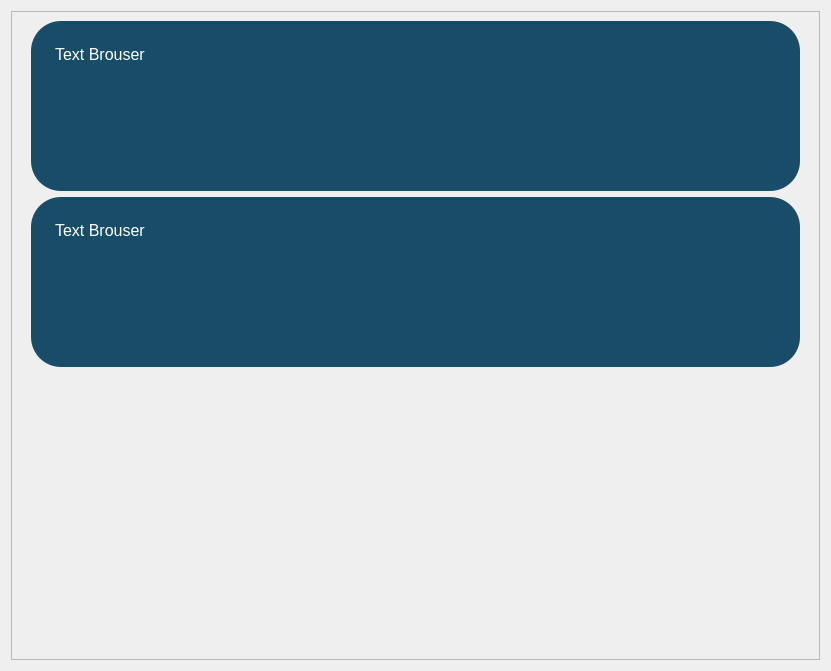
          <widget class="QWidget" name="scrollArea_feedback_1_8">
           <property name="geometry">
            <rect>
             <x>0</x>
             <y>0</y>
             <width>831</width>
             <height>671</height>
            </rect>
           </property>
           <layout class="QVBoxLayout" name="verticalLayout_60">
            <item>
             <widget class="QFrame" name="frm2_scroll_1_8">
              <property name="minimumSize">
               <size>
                <width>0</width>
                <height>430</height>
               </size>
              </property>
              <property name="maximumSize">
               <size>
                <width>16777215</width>
                <height>16777215</height>
               </size>
              </property>
              <property name="frameShape">
               <enum>QFrame::StyledPanel</enum>
              </property>
              <property name="frameShadow">
               <enum>QFrame::Raised</enum>
              </property>
              <layout class="QVBoxLayout" name="verticalLayout_61">
               <item>
                <layout class="QVBoxLayout" name="verticalLayout_62">
                 <item>
                  <widget class="QTextBrowser" name="textBrowser">
                   <property name="minimumSize">
                    <size>
                     <width>0</width>
                     <height>170</height>
                    </size>
                   </property>
                   <property name="maximumSize">
                    <size>
                     <width>16777215</width>
                     <height>170</height>
                    </size>
                   </property>
                   <property name="styleSheet">
                    <string notr="true">*{
background-color: #184c68;
border-radius: 30px;
padding: 20px;
font: 12pt &quot;Segoe UI&quot;;
color: #ffffff;
margin: 0 10px 0 10px;
}</string>
                   </property>
                   <property name="html">
                    <string>&lt;!DOCTYPE HTML PUBLIC &quot;-//W3C//DTD HTML 4.0//EN&quot; &quot;http://www.w3.org/TR/REC-html40/strict.dtd&quot;&gt;
&lt;html&gt;&lt;head&gt;&lt;meta name=&quot;qrichtext&quot; content=&quot;1&quot; /&gt;&lt;meta charset=&quot;utf-8&quot; /&gt;&lt;style type=&quot;text/css&quot;&gt;
p, li { white-space: pre-wrap; }
&lt;/style&gt;&lt;/head&gt;&lt;body style=&quot; font-family:'Segoe UI'; font-size:12pt; font-weight:400; font-style:normal;&quot;&gt;
&lt;p style=&quot; margin-top:0px; margin-bottom:0px; margin-left:0px; margin-right:0px; -qt-block-indent:0; text-indent:0px;&quot;&gt;Text Brouser&lt;/p&gt;&lt;/body&gt;&lt;/html&gt;</string>
                   </property>
                  </widget>
                 </item>
                 <item>
                  <widget class="QTextBrowser" name="textBrowser_2">
                   <property name="minimumSize">
                    <size>
                     <width>0</width>
                     <height>170</height>
                    </size>
                   </property>
                   <property name="maximumSize">
                    <size>
                     <width>16777215</width>
                     <height>170</height>
                    </size>
                   </property>
                   <property name="styleSheet">
                    <string notr="true">*{
background-color: #184c68;
border-radius: 30px;
padding: 20px;
font: 12pt &quot;Segoe UI&quot;;
color: #ffffff;
margin: 0 10px 0 10px;
}</string>
                   </property>
                   <property name="html">
                    <string>&lt;!DOCTYPE HTML PUBLIC &quot;-//W3C//DTD HTML 4.0//EN&quot; &quot;http://www.w3.org/TR/REC-html40/strict.dtd&quot;&gt;
&lt;html&gt;&lt;head&gt;&lt;meta name=&quot;qrichtext&quot; content=&quot;1&quot; /&gt;&lt;meta charset=&quot;utf-8&quot; /&gt;&lt;style type=&quot;text/css&quot;&gt;
p, li { white-space: pre-wrap; }
&lt;/style&gt;&lt;/head&gt;&lt;body style=&quot; font-family:'Segoe UI'; font-size:12pt; font-weight:400; font-style:normal;&quot;&gt;
&lt;p style=&quot; margin-top:0px; margin-bottom:0px; margin-left:0px; margin-right:0px; -qt-block-indent:0; text-indent:0px;&quot;&gt;Text Brouser&lt;/p&gt;&lt;/body&gt;&lt;/html&gt;</string>
                   </property>
                  </widget>
                 </item>
                 <item>
                  <spacer name="verticalSpacer_5">
                   <property name="orientation">
                    <enum>Qt::Vertical</enum>
                   </property>
                   <property name="sizeHint" stdset="0">
                    <size>
                     <width>20</width>
                     <height>40</height>
                    </size>
                   </property>
                  </spacer>
                 </item>
                </layout>
               </item>
              </layout>
             </widget>
            </item>
           </layout>
          </widget>
